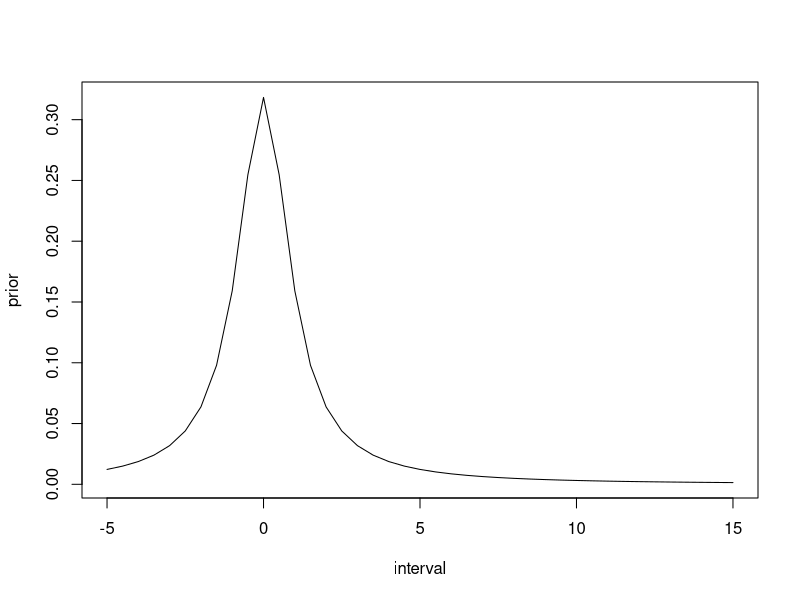
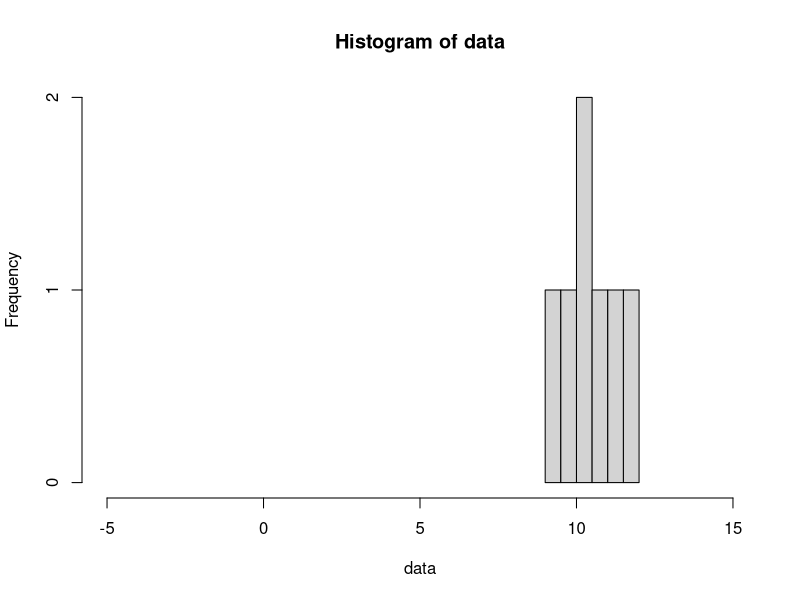
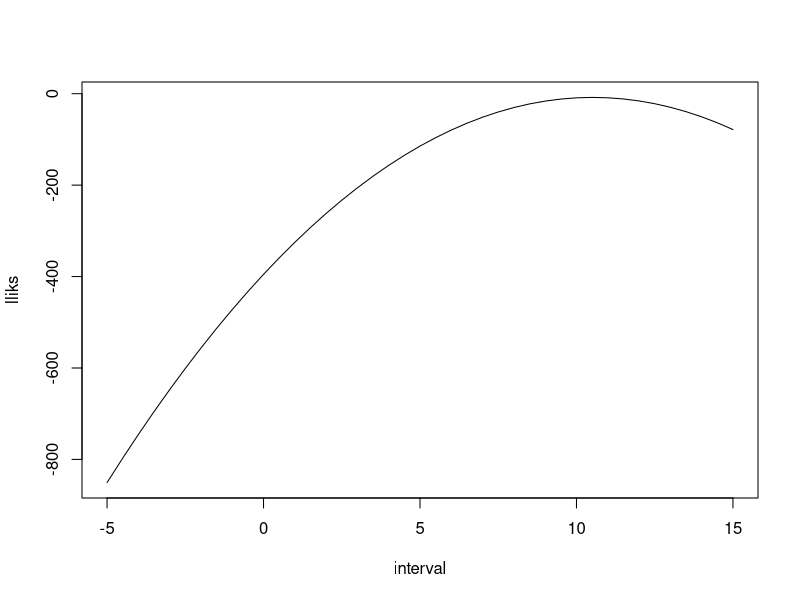
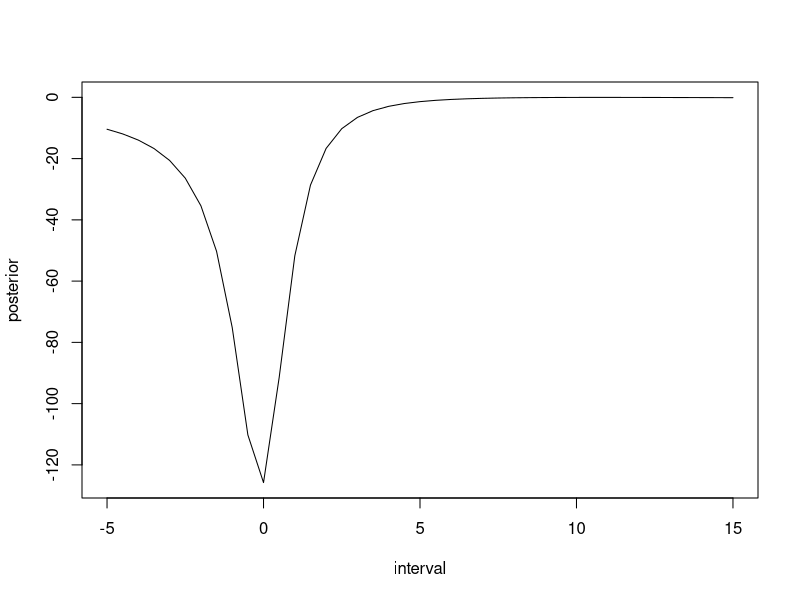
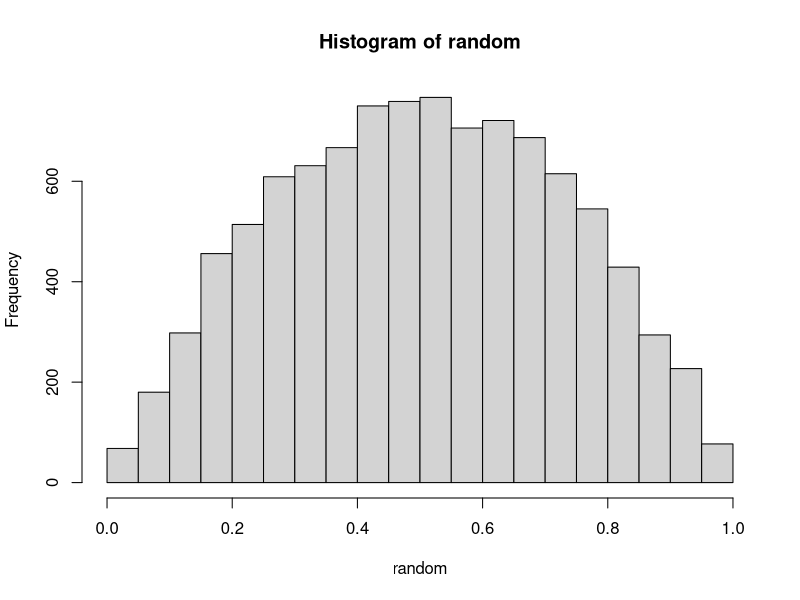
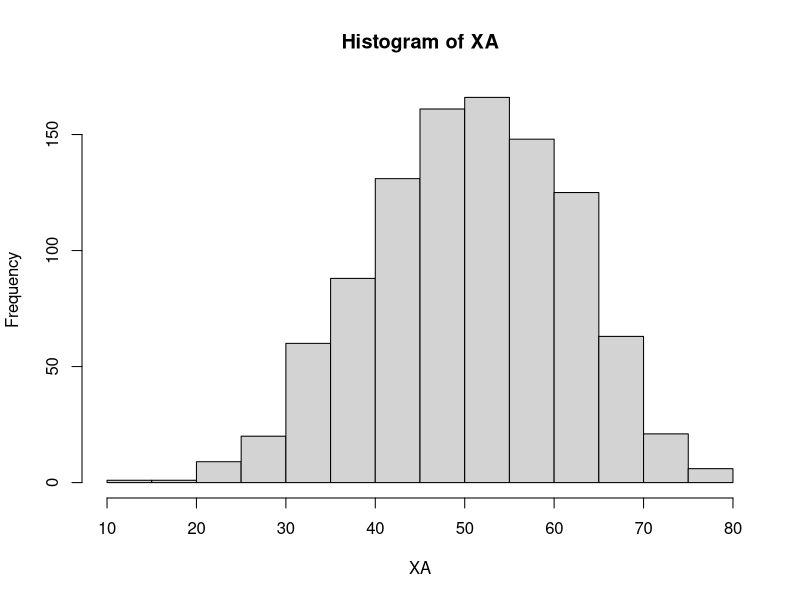
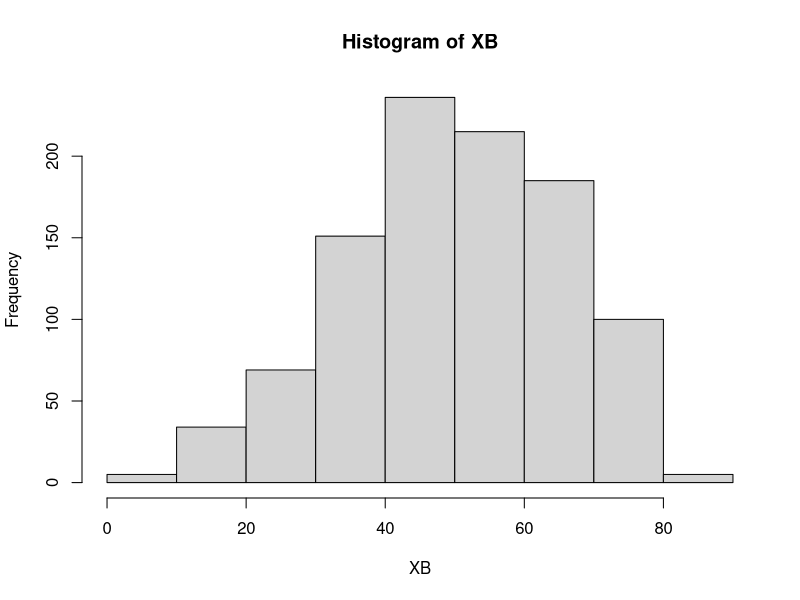
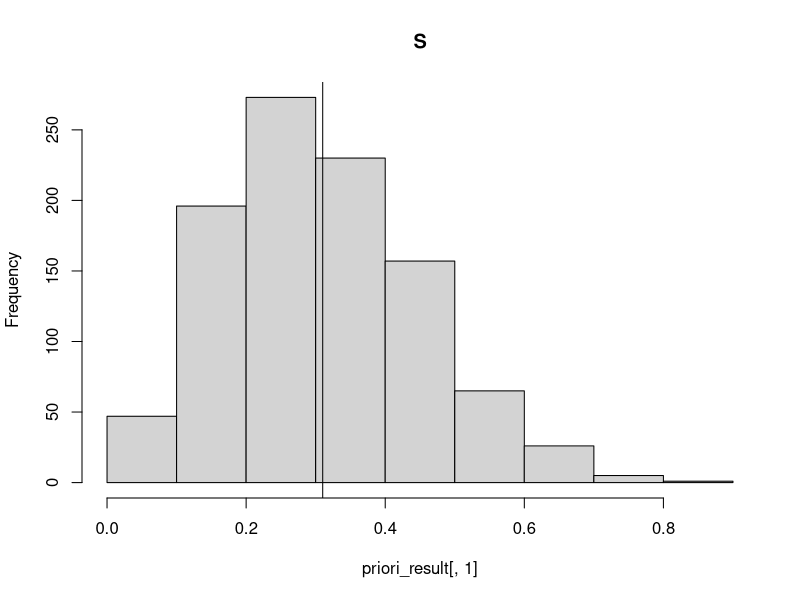

Recreate these plots in R, in order.
## ---- chunk 1
knitr::opts_chunk$set(echo = TRUE)
knitr::opts_chunk$set(collapse = TRUE)
## ---- chunk 2
sigma <- 1
v <- 1
interval <- seq(-5, 15, by=0.5)
prior <- dt(x=interval, df=v)
plot(interval, prior, type="l")
## ---- chunk 3
data <- c(11.3710, 9.4353, 10.3631, 10.6329, 10.4043, 9.8939, 11.5115)
## ---- chunk 4
hist(data, xlim=range(-5, 15))
## ---- chunk 5
normal_log_likelihood <- function(mu, data) {
	n <- length(data)
	p1 <- (n/2) * log(2*pi) 
	p2 <- 1/2
	p3 <- sum((data - mu)**2)
	- p1 - p2 * p3
}
## ---- chunk 6
lliks <- c()
for (mu in interval) {
	lliks <- c(lliks, normal_log_likelihood(mu, data))
}

plot(interval, lliks, type="l")
## ---- chunk 7
posterior <- lliks * prior
## ---- chunk 8
plot(interval, posterior, type="l")
## ---- chunk 9
alpha <- 2
beta <- 2
random <- rbeta(10000, alpha, beta)
hist(random)
## ---- chunk 10
xA <- c(1, 1, 1, 1, 1, 1, 1, 1, 0, 0, 0, 0, 0)
xB <- c(1, 1, 0)
k <- 1

# Posterior-parametrar
alpha_xA <- alpha + sum(xA)
beta_xA <- beta + length(xA)*k - sum(xA)
alpha_xB <- alpha + sum(xB)
beta_xB <- beta + length(xB)*k - sum(xB)

expected_A <- alpha_xA/ (alpha_xA + beta_xA)
expected_B <- alpha_xB/ (alpha_xB + beta_xB)

expected_A
expected_B
## ---- chunk 11
n <- 87
XA <- c()
XB <- c()
for (i in 1:1000) { 
	pA <- mean(rbeta(1, alpha_xA, beta_xA))
	pB <- mean(rbeta(1, alpha_xB, beta_xB))

	XA <- c(XA, rbinom(1, n, pA))
	XB <- c(XB, rbinom(1, n, pB))
}

hist(XA)
hist(XB)
## ---- chunk 12
# Produkt A
sum(XA > 40) / length(XA)
# Produkt B
sum(XB > 40) / length(XB)
## ---- chunk 13
# Produkt A
pA * n
# Produkt B
pB * n
## ---- chunk 14
library(gtools)
set.seed(4711)
## ---- chunk 15
# Ordningen är baserad på resultatet i valet 2014

# 	 	 		   S       M      SD       MP      C      V       L       KD      FI
valet_2014 <- c(0.3101, 0.2333, 0.1286, 0.0689, 0.0611, 0.0572, 0.0542, 0.0457, 0.0312)
sum(valet_2014)
alpha_guesses <- c( 3.1, 2.3, 1.2, 0.68, 0.69, 0.57, 0.54, 0.46, 0.31)
priori_result <- rdirichlet(n = 1000, alpha = alpha_guesses)
## ---- chunk 16
hist(  priori_result[,1], main = "S")
abline(v = valet_2014[1])
hist(  priori_result[,2], main = "M")
abline(v = valet_2014[2])
hist(  priori_result[,3], main = "SD")
abline(v = valet_2014[3])
## ---- chunk 17
hist(  priori_result[,4], main = "MP")
abline(v = valet_2014[4])
hist(  priori_result[,5], main = "C")
abline(v = valet_2014[5])
hist(  priori_result[,6], main = "V")
abline(v = valet_2014[6])
## ---- chunk 18
hist(  priori_result[,7], main = "L")
abline(v = valet_2014[7])
hist(  priori_result[,8], main = "KD")
abline(v = valet_2014[8])
hist(  priori_result[,9], main = "FI")
abline(v = valet_2014[9])
## ---- chunk 19
# 				S      M     SD      MP     C     V      L     KD   FI
maj_2020 <- c(0.317, 0.186, 0.189, 0.039, 0.072, 0.09, 0.034, 0.061, 0)
round_maj_2020 <- round(maj_2020 * 200)

round_maj_2020
sum(round_maj_2020)
## ---- chunk 20
alpha_posterior <- alpha_guesses + maj_2020

uppgiftA  <- 0 
uppgiftB  <- 0
uppgiftC  <- 0
uppgiftD  <- 0
S_results <- c()

n <- 10000

for (i in 1:n) {
    temp <- rdirichlet(n=1, alpha = alpha_posterior)
       
    # Borttagning av partier under 4%-spärren 
    for (i in 1:length(temp)){
        if(temp[i] < 0.04){
            temp[i] = 0
        }
    }
	# Normalisering
    total <- sum(temp)
    for (i in 1:length(temp)){
        temp[i] = temp[i] / total
    }
    
	# För tydlighetens skull
    S  <- temp[1]
    M  <- temp[2]
    SD <- temp[3]
    MP <- temp[4]
    C  <- temp[5]
    V  <- temp[6]
    L  <- temp[7]
    KD <- temp[8]
    FI <- temp[9]
    rödgröna <- S + V + MP
    alliansen <- M + C + L + KD
	
# LÖSNINGAR

# a)
    if (rödgröna > alliansen) { uppgiftA <- uppgiftA + 1 }
    
# b) 
    if (SD > M) { uppgiftB <- uppgiftB + 1 }

# c)
    if (KD < 0.04) { uppgiftC <- uppgiftC + 1 }

# d)
    if (MP < 0.04) { uppgiftD <- uppgiftD + 1 }

# e) 
    S_results <- c(S_results, S)
}

svarA <- uppgiftA / n
svarB <- uppgiftB / n
svarC <- uppgiftC / n
svarD <- uppgiftD / n

# e) ... fortsättning 
	mean <- mean(S_results) 
	sigma <- sd(S_results)
	n <- length(S_results)
	interval_size <- 0.95
	alpha <- 1 - 0.95

	error <- qnorm(1 - alpha/2) * sigma/sqrt(n)
	lower <- mean - error
	upper <- mean + error  
 
# SVAR:
